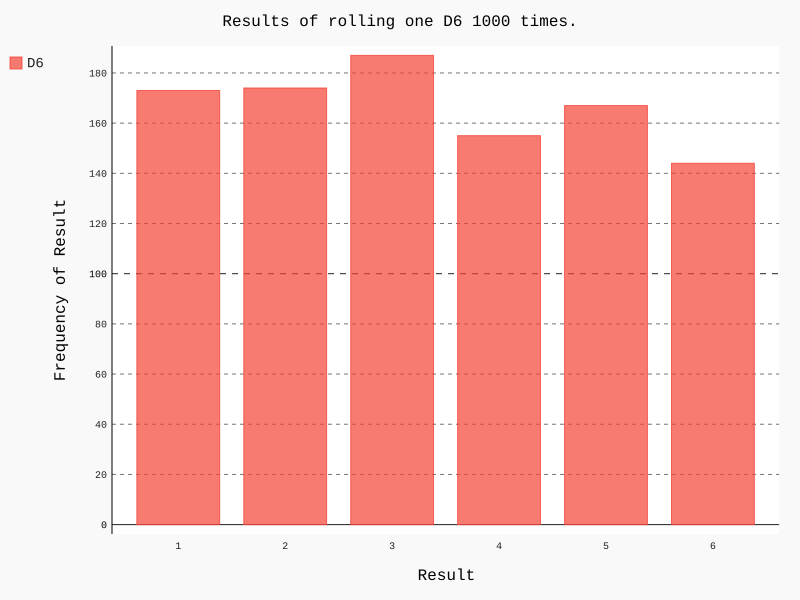

This chart was generated by the following Python code:
from die import Die
import pygal

if __name__ == '__main__':
    die = Die()
    results = []
    for roll_num in range(1000):
        result = die.roll()
        results.append(result)
    # print(results)

    frequencies = []
    for value in range(1, die.num_sides + 1):
        frequency = results.count(value)
        frequencies.append(frequency)

    hist = pygal.Bar()
    hist.title = 'Results of rolling one D6 1000 times.'
    hist.x_labels = [1, 2, 3, 4, 5, 6]
    hist.x_title = 'Result'
    hist.y_title = 'Frequency of Result'
    hist.add('D6', frequencies)
    hist.render_to_file('die_visual.svg')
